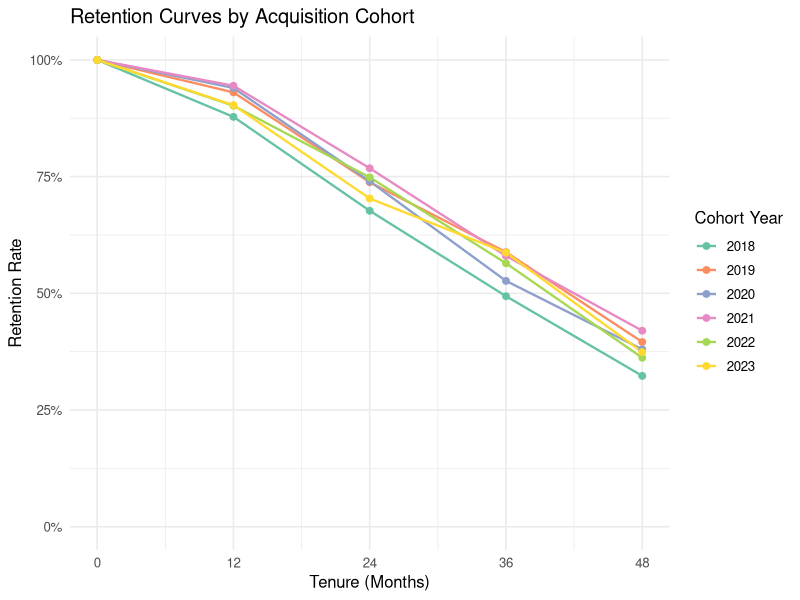
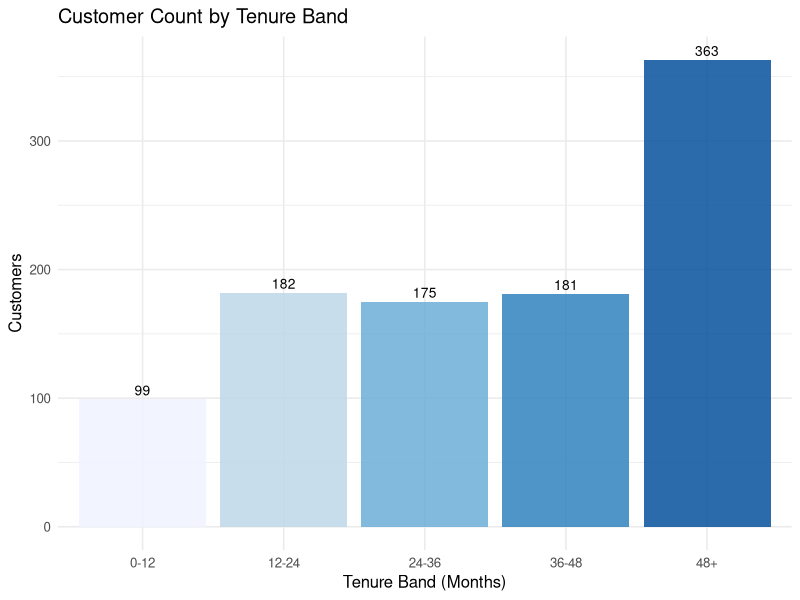

Write the R code that produced these figures, in order.
## ---- chunk 1
knitr::opts_chunk$set(echo = FALSE, warning = FALSE, message = FALSE)
## ---- chunk 2
library(tidyverse)
library(lubridate)
library(knitr)

policyholders <- read_csv("L2_policyholders.csv") %>%
  mutate(
    policy_start_date = as.Date(policy_start_date),
    cohort_year       = year(policy_start_date),
    churned           = if_else(policy_duration_months < 36, 1, 0)
  )
## ---- chunk 3
snapshot <- policyholders %>%
  transmute(
    policyholder_id,
    policy_type,
    cohort_year,
    tenure_months = policy_duration_months,
    status        = if_else(churned == 1, "Churned", "Active")
  )
## ---- chunk 4
snapshot %>%
  head(8) %>%
  kable(caption = "Table 1: Snapshot Data — One Row Per Customer")
## ---- chunk 5
snapshot %>%
  group_by(policy_type) %>%
  summarise(
    Customers   = n(),
    Churned     = sum(status == "Churned"),
    `Churn Rate` = paste0(round(mean(status == "Churned") * 100, 1), "%"),
    `Retention Rate` = paste0(round(mean(status == "Active") * 100, 1), "%")
  ) %>%
  kable(caption = "Table 2: Churn & Retention Rate by Policy Type")
## ---- chunk 6
policyholders %>%
  count(cohort_year, name = "cohort_size") %>%
  kable(caption = "Table 3: Cohort Size by Acquisition Year")
## ---- chunk 7
# For each cohort, compute % still active at tenure milestones
milestones <- c(12, 24, 36, 48)

retention_matrix <- policyholders %>%
  group_by(cohort_year) %>%
  summarise(
    cohort_size = n(),
    `12m` = mean(policy_duration_months >= 12),
    `24m` = mean(policy_duration_months >= 24),
    `36m` = mean(policy_duration_months >= 36),
    `48m` = mean(policy_duration_months >= 48),
    .groups = "drop"
  )
## ---- chunk 8
retention_matrix %>%
  mutate(across(ends_with("m"),
                ~ paste0(round(. * 100, 1), "%"))) %>%
  rename(`Cohort Year` = cohort_year,
         `Cohort Size`  = cohort_size) %>%
  kable(caption = "Table 4: Retention Matrix — % Active by Tenure Milestone")
## ---- chunk 9
retention_long <- retention_matrix %>%
  select(cohort_year, `12m`, `24m`, `36m`, `48m`) %>%
  pivot_longer(-cohort_year,
               names_to  = "tenure",
               values_to = "retention") %>%
  mutate(tenure_months = as.numeric(str_remove(tenure, "m")))

# Add starting point (0 months = 100%)
start_points <- retention_matrix %>%
  transmute(cohort_year, tenure_months = 0, retention = 1)

bind_rows(start_points,
          retention_long %>% select(cohort_year, tenure_months, retention)) %>%
  ggplot(aes(x = tenure_months, y = retention,
             color = factor(cohort_year))) +
  geom_line(linewidth = 0.8) +
  geom_point(size = 2) +
  scale_color_brewer(palette = "Set2") +
  scale_y_continuous(limits = c(0, 1),
                     labels = scales::percent_format()) +
  scale_x_continuous(breaks = seq(0, 48, 12)) +
  labs(title  = "Retention Curves by Acquisition Cohort",
       x = "Tenure (Months)", y = "Retention Rate",
       color = "Cohort Year") +
  theme_minimal(base_size = 12)
## ---- chunk 10
policyholders %>%
  mutate(tenure_band = cut(policy_duration_months,
                           breaks = c(0, 12, 24, 36, 48, 72),
                           labels = c("0-12", "12-24", "24-36",
                                      "36-48", "48+"))) %>%
  count(tenure_band) %>%
  ggplot(aes(x = tenure_band, y = n, fill = tenure_band)) +
  geom_col(alpha = 0.85) +
  geom_text(aes(label = n), vjust = -0.4, size = 3.5) +
  scale_fill_brewer(palette = "Blues") +
  labs(title = "Customer Count by Tenure Band",
       x = "Tenure Band (Months)", y = "Customers") +
  theme_minimal(base_size = 12) +
  theme(legend.position = "none")
